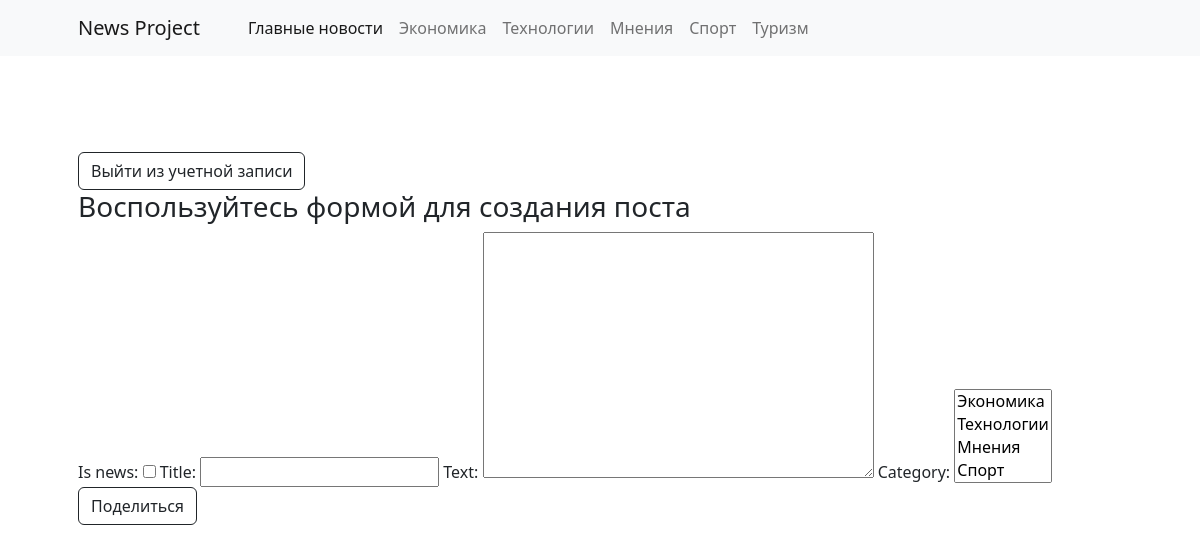
/add (signed in), run on the app's committed database.
### news/models.py (models this page shows, shortened)
class Category(models.Model):
    name = models.CharField(max_length=64, unique=True)
    subscribers = models.ManyToManyField(User, through='UserCategory', blank=True)
    slug = models.SlugField(max_length=255, unique=True, db_index=True, null=True)
    def __str__(self):
        return f'{self.name}'

### news/views.py (the view, shortened to what this page needs)
# urls.py: path('add', PostCreate.as_view(), name='post_add'),
class PostCreate(LoginRequiredMixin, PermissionRequiredMixin, CreateView):
    template_name = 'add.html'
    form_class = PostForm
    permission_required = 'news.add_post'
    def get_context_data(self, **kwargs):
        context = super().get_context_data()
        date = datetime.utcnow().strftime('%d %m %y')
        author = Author.objects.get(author=self.request.user)
        posts = Post.objects.filter(author=author).order_by('-date')[:3]
        if posts.count() >= 3:
            if all([post.date.strftime('%d %m %y') == date for post in posts]):
                context['limit_exceeded'] = True
        return context

### news/forms.py
class PostForm(ModelForm):
    class Meta:
        model = Post
        fields = ['is_news', 'title', 'text', 'category']

### news/templatetags/custom_tags.py (called while the page is built)
@register.inclusion_tag('navigation.html', takes_context=True)
def show_navigation(context):
    categories = Category.objects.all()
    return {
        "categories": categories,
    }

### templates/add.html (shortened to what this page needs)
{% extends 'default.html' %}
{% block content %}
<div>
  <a class="btn btn-outline-dark mt-auto" href="accounts/logout">Выйти из учетной записи</a>
</div>
{% if limit_exceeded %}
    <h3>Превышен лимит публикаций (3 поста в сутки)</h3>
{% else %}
    <h3>Воспользуйтесь формой для создания поста</h3>
    <form method="POST">
        {{ form }}
        <button class="btn btn-outline-dark mt-auto">Поделиться</button>
    </form>
{% endif %}
{% endblock content %}

### templates/navigation.html
{% load cache %}
{% cache 300 navigation %}
<ul class="navbar-nav me-auto mb-2 mb-lg-0 ms-lg-4">
    <li class="nav-item"><a class="nav-link active" aria-current="page" href="/">Главные новости</a></li>
    {% for category in categories %}
    <li class="nav-item"><a class="nav-link" href="{% url 'categories' category.slug %}">{{ category.name }}</a></li>
    {% endfor %}
</ul>
{% endcache %}

### data on the page
Category: name "Экономика"
Category: name "Технологии"
Category: name "Мнения"
Category: name "Спорт"
Category: name "Туризм"
